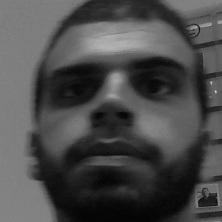
#> input picture FacialRecognition/dataset/images/User.0.1.jpg, 222 x 222 px, given in place of the camera
$ python 01_face_dataset.py
#> lines starting #> are read from the running program, lines starting #| are printed output that depends on the picture; after the words box and inside, x2 and y2 are one past the last pixel; in counts of white or black regions, pixels touching at a corner belong together
''''
Capture multiple Faces from multiple users to be stored on a DataBase (dataset directory)
	==> Faces will be stored on a directory: dataset/ (if does not exist, pls create one)
	==> Each face will have a unique numeric integer ID as 1, 2, 3, etc

Based on original code by Anirban Kar: https://github.com/thecodacus/Face-Recognition

Developed by Marcelo Rovai - MJRoBot.org @ 21Feb18

'''

import cv2
import os
import time


f = open('dataset/dataSet.txt','r')
#> (reads FacialRecognition/dataset/dataSet.txt from the repository)
lines = f.readlines()

f.close()

face_id = 0
if(len(lines) == 0):
    print("Arquivo vazio")
else:
    lastLines = lines[-1]
    print(lastLines)
    face_id = int(lastLines.split("@")[0]) + 1


cam = cv2.VideoCapture(0)
cam.set(3, 640) # set video width
cam.set(4, 480) # set video height


face_detector = cv2.CascadeClassifier('haarcascade_frontalface_default.xml')

# For each person, enter one numeric face id
# face_id = input('\n Digite seu ID:')
face_nome = input('\n Digite o nome da pessoa fotografada:  ')
#> the answer given: dataset/images/User.0.1.jpg

f = open('dataset/dataSet.txt','a+')
f.write("\n" + str(face_id) + "@"+ face_nome)
f.close()


print("\n [INFO] Initializing face capture. Look the camera and wait ...")
# Initialize individual sampling face count
count = 0

while(True):

    ret, img = cam.read()
#> img is the input picture: shape (222, 222, 3); min 3, max 212, mean 74.7
    time.sleep(1)
    # img = cv2.flip(img, -1) # flip video image vertically
    gray = cv2.cvtColor(img, cv2.COLOR_BGR2GRAY)
    faces = face_detector.detectMultiScale(gray, 1.3, 5)
#> faces = [[16, 7, 196, 196]]

    for (x,y,w,h) in faces:

        cv2.rectangle(img, (x,y), (x+w,y+h), (255,0,0), 2)
        count += 1

        # Save the captured image into the datasets folder
        print("Data")
        cv2.imwrite("dataset/images/User." + str(face_id) + '.' + str(count) + ".jpg", gray[y:y+h,x:x+w])
#> this loop made 1 pass
#> (x, y, w, h, count) on pass 1: (16, 7, 196, 196, 1)
#| Data
#> pass 1, `cv2.imwrite("dataset/images/User." + str(face_id) + '.' + str(count) +..`:
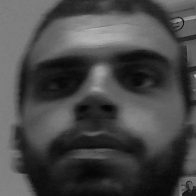
#> saved as User.4.1.jpg: shape (196, 196); min 4, max 180, mean 71.7
#> after the loop:
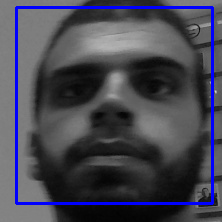
#> img: shape (222, 222, 3); 4.76% of pixels changed, all inside (x1, y1, x2, y2) = (15, 6, 214, 205)
#> after the loop, count = 1

    cv2.imshow('image', img)

    k = cv2.waitKey(20) & 0xff # Press 'ESC' for exiting video
#> (key Esc is pressed here)
    if k == 27:
        break
    elif count >= 30: # Take 30 face sample and stop video
         break

# Do a bit of cleanup
print("\n [INFO] Exiting Program and cleanup stuff")
cam.release()
cv2.destroyAllWindows()
